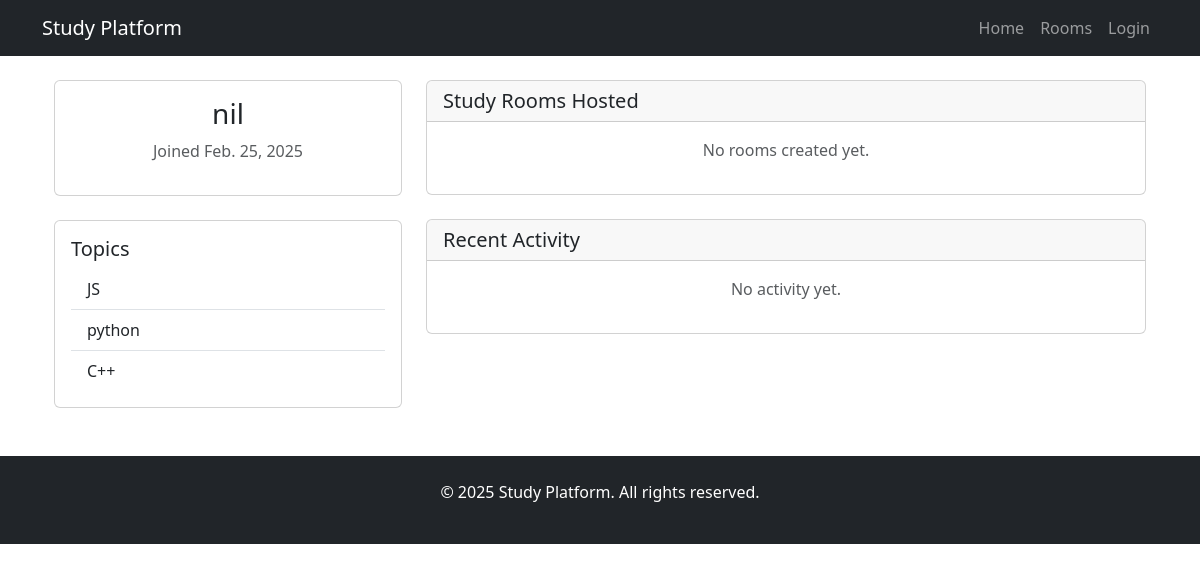
The app's page /profile/nil/, older data.
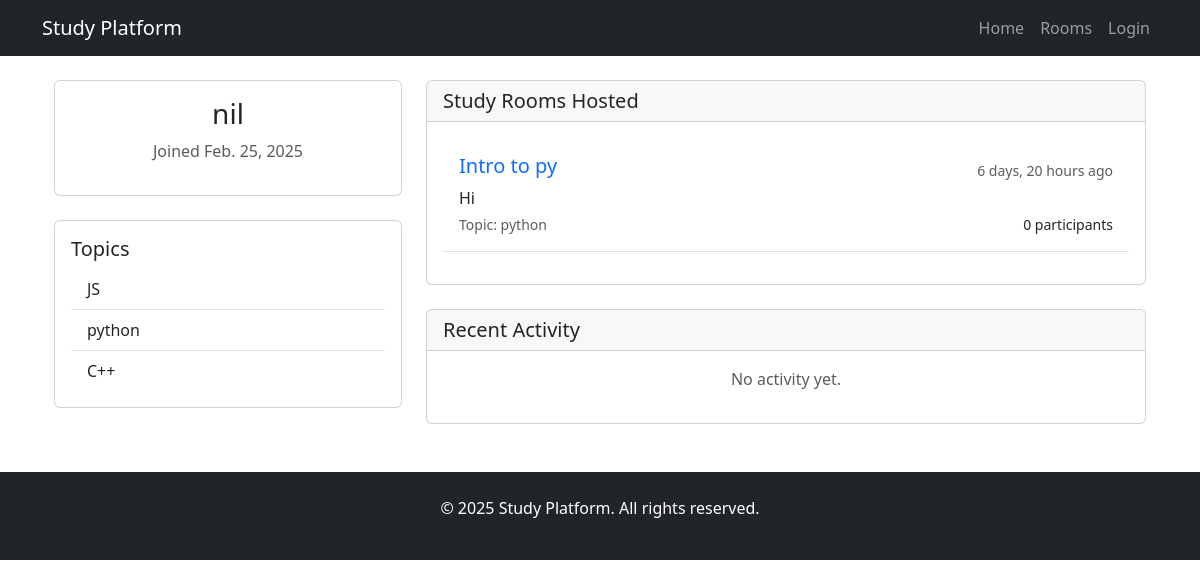
The same page, newer data.
### base/models.py (models this page shows, shortened)
class Topic(models.Model):
    name=models.CharField(max_length=200)

class Room(models.Model):
    topic=models.ForeignKey(Topic, on_delete=models.SET_NULL, null=True)
    host=models.ForeignKey(User, on_delete=models.SET_NULL, null=True)
    name = models.CharField(max_length=200)
    description = models.TextField(null=True, blank=True)
    participants=models.ManyToManyField(User, related_name='participants')
    updated = models.DateTimeField(auto_now=True)
    created = models.DateTimeField (auto_now_add=True)
    class Meta:
        ordering = ['-created']  # Show newest rooms first

### base/views.py (the view)
# urls.py: path('profile/<str:username>/', userProfile, name='user-profile'),
def userProfile(request, username):
    user = get_object_or_404(User, username=username)
    rooms = Room.objects.filter(host=user)
    room_messages = Message.objects.filter(user=user)
    topics = Topic.objects.all()
    context = {
        'user': user,
        'rooms': rooms,
        'room_messages': room_messages,
        'topics': topics
    }
    return render(request, 'profile.html', context)

### base/templates/profile.html (shortened to what this page needs)
{% extends 'main.html' %}
{% block content %}
<div class="container mt-4">
    <div class="row">
        <div class="col-md-4">
            <div class="card">
                <div class="card-body">
                    <div class="text-center mb-3">
                        <h3>{{ user.username }}</h3>
                        <p class="text-muted">Joined {{ user.date_joined|date }}</p>
                    </div>
                </div>
            </div>
            <div class="card mt-4">
                <div class="card-body">
                    <h5 class="card-title">Topics</h5>
                    <div class="list-group list-group-flush">
                        {% for topic in topics %}
                        <a href="{% url 'home' %}?topic={{topic.name}}" class="list-group-item list-group-item-action">
                            {{ topic.name }}
                        </a>
                        {% endfor %}
                    </div>
                </div>
            </div>
        </div>
        <div class="col-md-8">
            <div class="card mb-4">
                <div class="card-header">
                    <h5 class="card-title mb-0">Study Rooms Hosted</h5>
                </div>
                <div class="card-body">
                    {% for room in rooms %}
                    <div class="room-item mb-3 p-3 border-bottom">
                        <div class="d-flex justify-content-between align-items-center">
                            <h5><a href="{% url 'room_detail' room.id %}" class="text-decoration-none">{{ room.name }}</a></h5>
                            <small class="text-muted">{{ room.created|timesince }} ago</small>
                        </div>
                        <p class="mb-1">{{ room.description|truncatechars:150 }}</p>
                        <div class="d-flex justify-content-between align-items-center">
                            <small class="text-muted">Topic: {{ room.topic.name }}</small>
                            <small>{{ room.participants.count }} participant{{ room.participants.count|pluralize }}</small>
                        </div>
                    </div>
                    {% empty %}
                    <p class="text-center text-muted">No rooms created yet.</p>
                    {% endfor %}
                </div>
            </div>
            <div class="card">
                <div class="card-header">
                    <h5 class="card-title mb-0">Recent Activity</h5>
                </div>
                <div class="card-body">
                    {% for message in room_messages %}
                    <div class="activity-item mb-3 p-2 border-bottom">
                        <small class="text-muted">replied to "{{ message.room.name }}"</small>
                        <p class="mb-1">{{ message.body }}</p>
                        <div class="d-flex justify-content-between">
                            <small>
                                <a href="{% url 'room_detail' message.room.id %}" class="text-decoration-none">
                                    view room
                                </a>
                            </small>
                            <small class="text-muted">{{ message.created|timesince }} ago</small>
                        </div>
                    </div>
                    {% empty %}
                    <p class="text-center text-muted">No activity yet.</p>
                    {% endfor %}
                </div>
            </div>
        </div>
    </div>
</div>
{% endblock %}

Row changes from the older to the newer data that the page shows:
added Room: name "Intro to py", created "6 days, 20 hours", description "Hi", topic.name "python", participants.count "0"
Text that changed along with them:
text no longer shown: "No rooms created yet."
